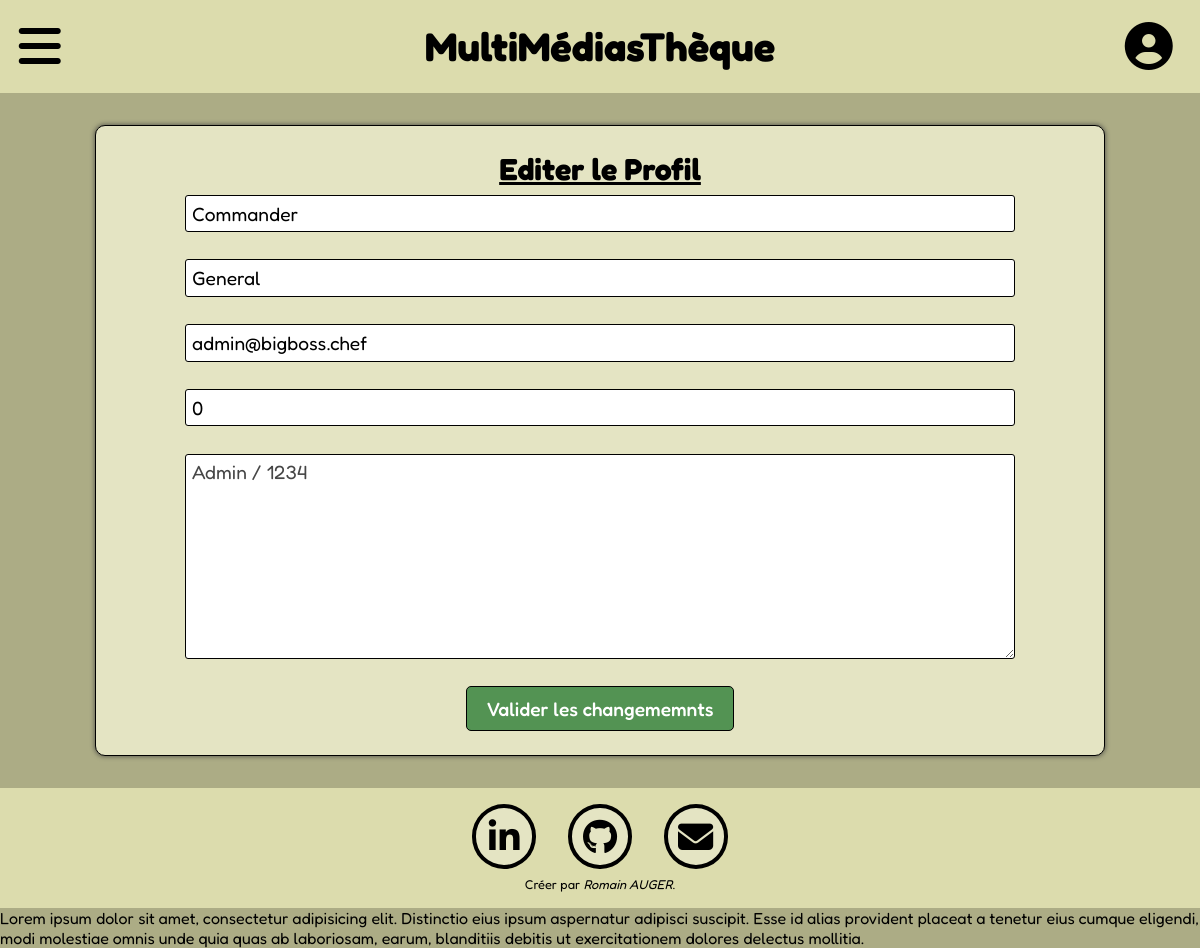
/index.php?page=edit_user (signed in), run on an earlier commit of the app's database.
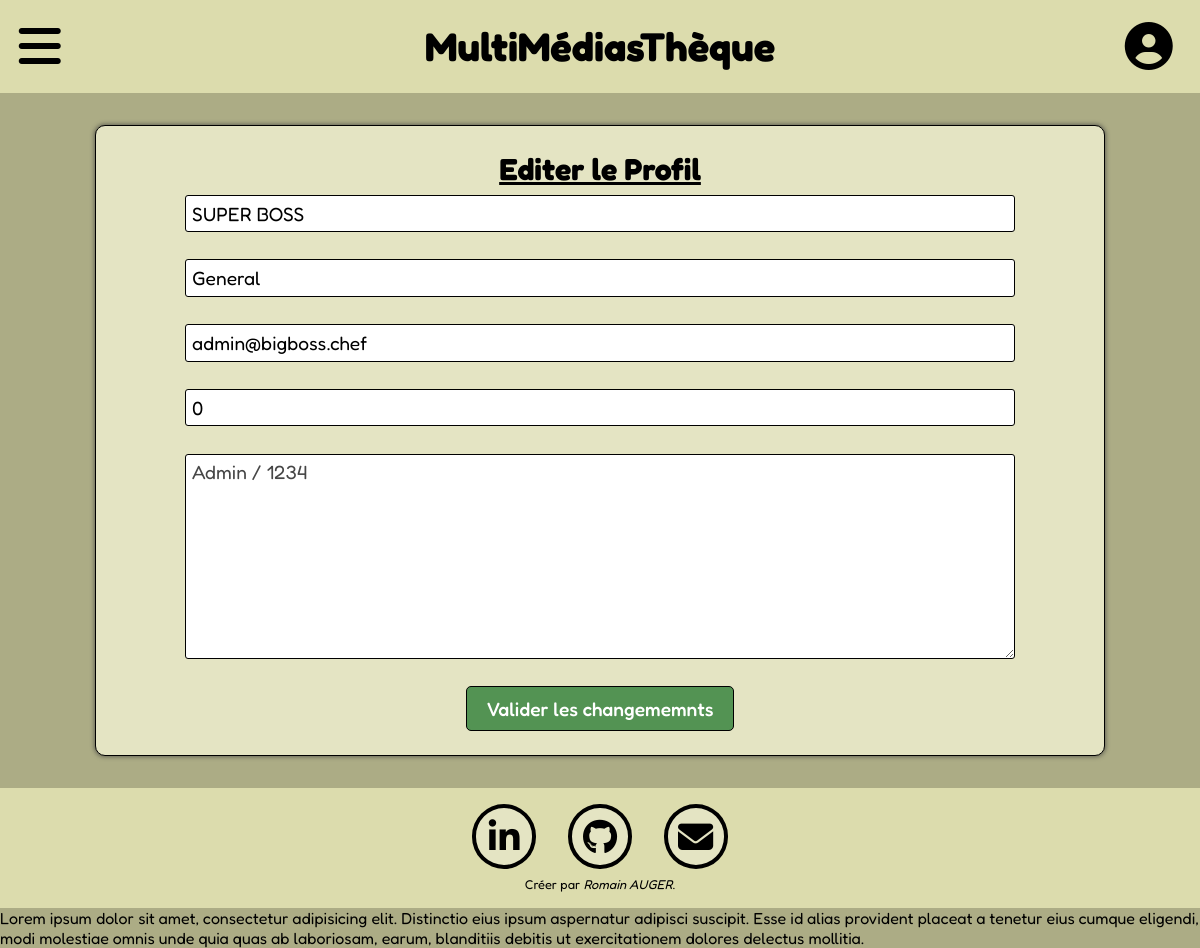
And on a later commit of the database.
### tables this page shows
CREATE TABLE "Users" (
	"Id"	INTEGER,
	"Firstname"	TEXT,
	"Lastname"	TEXT,
	"Pseudo"	TEXT,
	"Password"	TEXT,
	"Email"	TEXT,
	"Phone"	TEXT,
	"Biographie"	TEXT,
	PRIMARY KEY("Id" AUTOINCREMENT)
);

### index.php (called while the page is built, shortened)
<?php
require "Models/Users.php";
require "Models/UsersManager.php";
require "Views/layout.php";
?>

### Controls/edit_user_controller.php (called while the page is built, shortened)
<?php
    $bddPDO = new PDO('sqlite:Private/DataBase/Project_Database.db');
    $bddPDO->setAttribute(PDO::ATTR_ERRMODE, PDO::ERRMODE_EXCEPTION);
    $Edits = new UsersManager($bddPDO);
    $user = $Edits -> selectOneUser((int) $_SESSION["CurrentUser"]["Id"]);
    require "Views/edit_user.php";
?>

### Models/UsersManager.php (called while the page is built, shortened)
<?php
    class UsersManager{
        private $bddPDO;
        public function __construct(PDO $bddPDO) {
            $this->bddPDO = $bddPDO;
        }
        public function selectOneUser($Id){
            $query = $this->bddPDO->prepare("SELECT * FROM Users WHERE Id = :Id");
            $query -> bindValue(":Id", (int) $Id);
            $query-> execute();
            $query->setFetchMode(PDO::FETCH_CLASS  | PDO::FETCH_PROPS_LATE, "Users" );
            $select = $query->fetch();
            return $select;
        }
    }
?>

### Models/Users.php (called while the page is built, shortened)
<?php
    class Users {
        private $errors = [],
        $Id,
        $Firstname,
        $Lastname,
        $Pseudo,
        $Password,
        $Email,
        $Phone,
        $Biographie = "";
        public function getLastname(){
            return $this->Lastname;
        }
        public function getFirstname(){
            return $this->Firstname;
        }
        public function getEmail(){
            return $this->Email;
        }
        public function getPhone(){
            return $this->Phone;
        }
        public function getBiographie(){
            return $this->Biographie;
        }
    }
?>

### Views/edit_user.php (the view)
<section class="formulaire">
    <form method="POST">
        <h1>Editer le Profil</h1>
        <input type="text" name="firstname" value="<?= $user->getFirstname(); ?>">
        <input type="text" name="lastname" value="<?= $user->getLastname(); ?>">
        <input type="mail" name="email" value="<?= $user->getEmail(); ?>">
        <input type="phone" name="phone" value="<?= $user->getPhone(); ?>">
        <textarea name="biographie"><?= $user->getBiographie(); ?></textarea>
        <button type="submit">Valider les changememnts</button>
    </form>
</section>

What changed in the data, as far as the page shows it:
changed users "General": firstname "Commander" → "SUPER BOSS"
